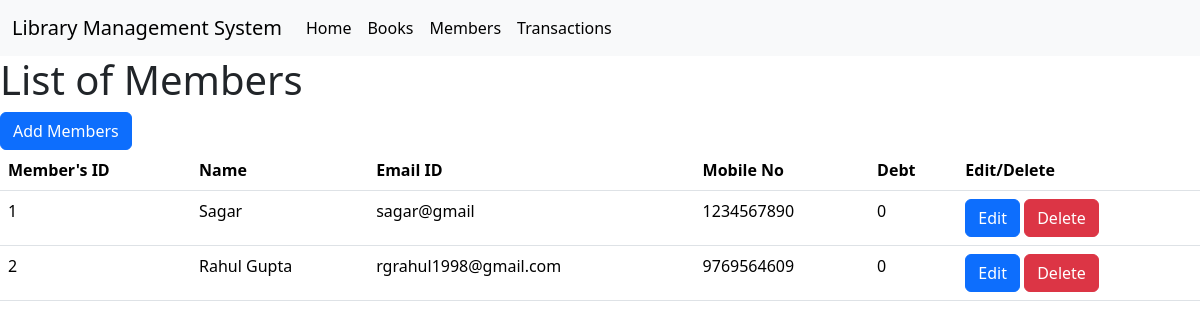
/members, run on the app's committed database.
### home/models.py (models this page shows, shortened)
class Members(models.Model):
    members_id = models.IntegerField(primary_key=True)
    name = models.CharField(max_length=200)
    email_id = models.CharField(max_length=200)
    mobile_no = models.BigIntegerField()
    debt = models.IntegerField(default=0)

### home/views.py (the view)
# urls.py: path('members', views.membersView, name='membersView'),
def membersView(request):
    members = Members.objects.all()
    context = {'members': members}
    return render(request, 'members.html', context)

### templates/members.html
{% extends 'base.html' %}
{% block body %}
<h1>List of Members</h1>
<a href="/add_members_view">
    <button type="button" class="btn btn-primary">Add Members</button>
</a>
<table class="table">
  <thead>
    <tr>
      <th scope="col">Member's ID</th>
      <th scope="col">Name</th>
      <th scope="col">Email ID</th>
      <th scope="col">Mobile No</th>
      <th scope="col">Debt</th>
      <th scope="col">Edit/Delete</th>
    </tr>
  </thead>
  <tbody>
  {% for i in members %}
    <tr>
      <td>{{i.members_id}}</td>
      <td>{{i.name}}</td>
      <td>{{i.email_id}}</td>
      <td>{{i.mobile_no}}</td>
      <td>{{i.debt}}</td>
      <td>
        <a href="/edit_members?members_id={{i.members_id}}"><button type="button" class="btn btn-primary">Edit</button></a>
        <a href="/delete_members?members_id={{i.members_id}}"><button type="button" class="btn btn-danger">Delete</button></a>
      </td>
    </tr>
  {% endfor %}
  </tbody>
</table>
{% endblock %}

### data on the page
Members: members_id "1", name "Sagar", email_id "sagar@gmail", mobile_no "1234567890", debt "0"
Members: members_id "2", name "Rahul Gupta", email_id "rgrahul1998@gmail.com", mobile_no "9769564609", debt "0"
